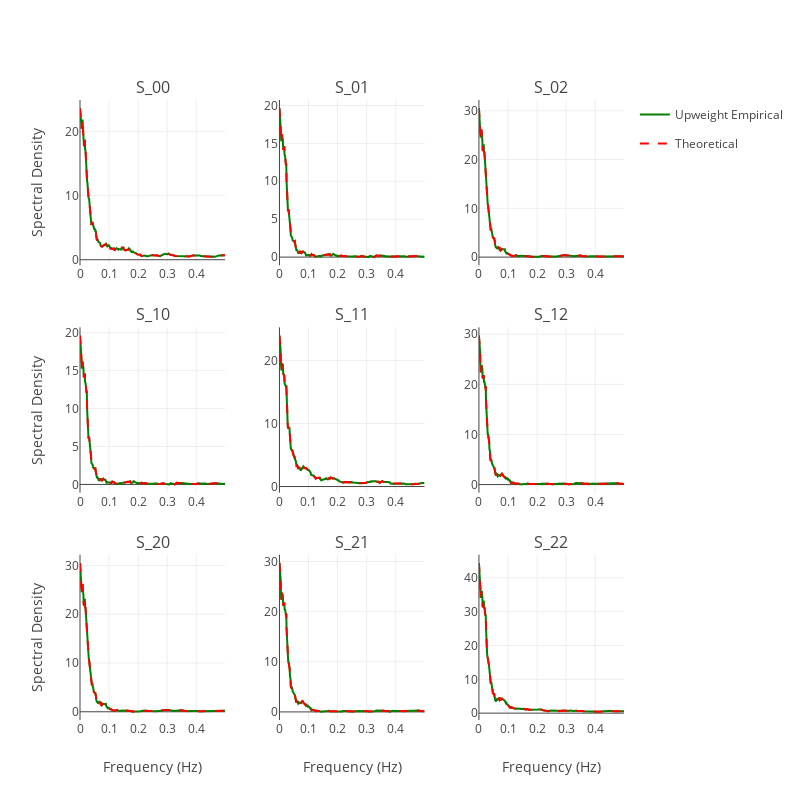

The cell this chart's notebook holds for it:
### Code cell
plot_sdf_with_theoretical(frequencies, [new_T_0], ['Upweight'], T_0, log_scale=False,
                          function=np.abs, different_frequencies=None)

### Figure 1 — Plotly figure (JSON) as saved in the notebook; plotly's stock layout.template omitted (floating-point values rounded to 4 significant figures; data arrays with more than 128 entries replaced by an {"elided": "..."} marker saying what was removed)
{"data": [{"legendgroup": "Upweight Empirical", "line": {"color": "green"}, "mode": "lines", "name": "Upweight Empirical", "showlegend": true, "x": {"elided": "512 float values"}, "y": {"elided": "512 float values"}, "type": "scatter", "xaxis": "x", "yaxis": "y"}, {"legendgroup": "Theoretical", "line": {"color": "red", "dash": "dash"}, "mode": "lines", "name": "Theoretical", "showlegend": true, "x": {"elided": "512 float values"}, "y": {"elided": "512 float values"}, "type": "scatter", "xaxis": "x", "yaxis": "y"}, {"legendgroup": "Upweight Empirical", "line": {"color": "green"}, "mode": "lines", "name": "Upweight Empirical", "showlegend": false, "x": {"elided": "512 float values"}, "y": {"elided": "512 float values"}, "type": "scatter", "xaxis": "x2", "yaxis": "y2"}, {"legendgroup": "Theoretical", "line": {"color": "red", "dash": "dash"}, "mode": "lines", "name": "Theoretical", "showlegend": false, "x": {"elided": "512 float values"}, "y": {"elided": "512 float values"}, "type": "scatter", "xaxis": "x2", "yaxis": "y2"}, {"legendgroup": "Upweight Empirical", "line": {"color": "green"}, "mode": "lines", "name": "Upweight Empirical", "showlegend": false, "x": {"elided": "512 float values"}, "y": {"elided": "512 float values"}, "type": "scatter", "xaxis": "x3", "yaxis": "y3"}, {"legendgroup": "Theoretical", "line": {"color": "red", "dash": "dash"}, "mode": "lines", "name": "Theoretical", "showlegend": false, "x": {"elided": "512 float values"}, "y": {"elided": "512 float values"}, "type": "scatter", "xaxis": "x3", "yaxis": "y3"}, {"legendgroup": "Upweight Empirical", "line": {"color": "green"}, "mode": "lines", "name": "Upweight Empirical", "showlegend": false, "x": {"elided": "512 float values"}, "y": {"elided": "512 float values"}, "type": "scatter", "xaxis": "x4", "yaxis": "y4"}, {"legendgroup": "Theoretical", "line": {"color": "red", "dash": "dash"}, "mode": "lines", "name": "Theoretical", "showlegend": false, "x": {"elided": "512 float values"}, "y": {"elided": "512 float values"}, "type": "scatter", "xaxis": "x4", "yaxis": "y4"}, {"legendgroup": "Upweight Empirical", "line": {"color": "green"}, "mode": "lines", "name": "Upweight Empirical", "showlegend": false, "x": {"elided": "512 float values"}, "y": {"elided": "512 float values"}, "type": "scatter", "xaxis": "x5", "yaxis": "y5"}, {"legendgroup": "Theoretical", "line": {"color": "red", "dash": "dash"}, "mode": "lines", "name": "Theoretical", "showlegend": false, "x": {"elided": "512 float values"}, "y": {"elided": "512 float values"}, "type": "scatter", "xaxis": "x5", "yaxis": "y5"}, {"legendgroup": "Upweight Empirical", "line": {"color": "green"}, "mode": "lines", "name": "Upweight Empirical", "showlegend": false, "x": {"elided": "512 float values"}, "y": {"elided": "512 float values"}, "type": "scatter", "xaxis": "x6", "yaxis": "y6"}, {"legendgroup": "Theoretical", "line": {"color": "red", "dash": "dash"}, "mode": "lines", "name": "Theoretical", "showlegend": false, "x": {"elided": "512 float values"}, "y": {"elided": "512 float values"}, "type": "scatter", "xaxis": "x6", "yaxis": "y6"}, {"legendgroup": "Upweight Empirical", "line": {"color": "green"}, "mode": "lines", "name": "Upweight Empirical", "showlegend": false, "x": {"elided": "512 float values"}, "y": {"elided": "512 float values"}, "type": "scatter", "xaxis": "x7", "yaxis": "y7"}, {"legendgroup": "Theoretical", "line": {"color": "red", "dash": "dash"}, "mode": "lines", "name": "Theoretical", "showlegend": false, "x": {"elided": "512 float values"}, "y": {"elided": "512 float values"}, "type": "scatter", "xaxis": "x7", "yaxis": "y7"}, {"legendgroup": "Upweight Empirical", "line": {"color": "green"}, "mode": "lines", "name": "Upweight Empirical", "showlegend": false, "x": {"elided": "512 float values"}, "y": {"elided": "512 float values"}, "type": "scatter", "xaxis": "x8", "yaxis": "y8"}, {"legendgroup": "Theoretical", "line": {"color": "red", "dash": "dash"}, "mode": "lines", "name": "Theoretical", "showlegend": false, "x": {"elided": "512 float values"}, "y": {"elided": "512 float values"}, "type": "scatter", "xaxis": "x8", "yaxis": "y8"}, {"legendgroup": "Upweight Empirical", "line": {"color": "green"}, "mode": "lines", "name": "Upweight Empirical", "showlegend": false, "x": {"elided": "512 float values"}, "y": {"elided": "512 float values"}, "type": "scatter", "xaxis": "x9", "yaxis": "y9"}, {"legendgroup": "Theoretical", "line": {"color": "red", "dash": "dash"}, "mode": "lines", "name": "Theoretical", "showlegend": false, "x": {"elided": "512 float values"}, "y": {"elided": "512 float values"}, "type": "scatter", "xaxis": "x9", "yaxis": "y9"}], "layout": {"xaxis": {"anchor": "y", "domain": [0.0, 0.2667]}, "yaxis": {"anchor": "x", "domain": [0.7333, 1.0], "title": {"text": "Spectral Density"}}, "xaxis2": {"anchor": "y2", "domain": [0.3667, 0.6333]}, "yaxis2": {"anchor": "x2", "domain": [0.7333, 1.0]}, "xaxis3": {"anchor": "y3", "domain": [0.7333, 1.0]}, "yaxis3": {"anchor": "x3", "domain": [0.7333, 1.0]}, "xaxis4": {"anchor": "y4", "domain": [0.0, 0.2667]}, "yaxis4": {"anchor": "x4", "domain": [0.3667, 0.6333], "title": {"text": "Spectral Density"}}, "xaxis5": {"anchor": "y5", "domain": [0.3667, 0.6333]}, "yaxis5": {"anchor": "x5", "domain": [0.3667, 0.6333]}, "xaxis6": {"anchor": "y6", "domain": [0.7333, 1.0]}, "yaxis6": {"anchor": "x6", "domain": [0.3667, 0.6333]}, "xaxis7": {"anchor": "y7", "domain": [0.0, 0.2667], "title": {"text": "Frequency (Hz)"}}, "yaxis7": {"anchor": "x7", "domain": [0.0, 0.2667], "title": {"text": "Spectral Density"}}, "xaxis8": {"anchor": "y8", "domain": [0.3667, 0.6333], "title": {"text": "Frequency (Hz)"}}, "yaxis8": {"anchor": "x8", "domain": [0.0, 0.2667]}, "xaxis9": {"anchor": "y9", "domain": [0.7333, 1.0], "title": {"text": "Frequency (Hz)"}}, "yaxis9": {"anchor": "x9", "domain": [0.0, 0.2667]}, "annotations": [{"font": {"size": 16}, "showarrow": false, "text": "S_00", "x": 0.1333, "xanchor": "center", "xref": "paper", "y": 1.0, "yanchor": "bottom", "yref": "paper"}, {"font": {"size": 16}, "showarrow": false, "text": "S_01", "x": 0.5, "xanchor": "center", "xref": "paper", "y": 1.0, "yanchor": "bottom", "yref": "paper"}, {"font": {"size": 16}, "showarrow": false, "text": "S_02", "x": 0.8667, "xanchor": "center", "xref": "paper", "y": 1.0, "yanchor": "bottom", "yref": "paper"}, {"font": {"size": 16}, "showarrow": false, "text": "S_10", "x": 0.1333, "xanchor": "center", "xref": "paper", "y": 0.6333, "yanchor": "bottom", "yref": "paper"}, {"font": {"size": 16}, "showarrow": false, "text": "S_11", "x": 0.5, "xanchor": "center", "xref": "paper", "y": 0.6333, "yanchor": "bottom", "yref": "paper"}, {"font": {"size": 16}, "showarrow": false, "text": "S_12", "x": 0.8667, "xanchor": "center", "xref": "paper", "y": 0.6333, "yanchor": "bottom", "yref": "paper"}, {"font": {"size": 16}, "showarrow": false, "text": "S_20", "x": 0.1333, "xanchor": "center", "xref": "paper", "y": 0.2667, "yanchor": "bottom", "yref": "paper"}, {"font": {"size": 16}, "showarrow": false, "text": "S_21", "x": 0.5, "xanchor": "center", "xref": "paper", "y": 0.2667, "yanchor": "bottom", "yref": "paper"}, {"font": {"size": 16}, "showarrow": false, "text": "S_22", "x": 0.8667, "xanchor": "center", "xref": "paper", "y": 0.2667, "yanchor": "bottom", "yref": "paper"}], "showlegend": true, "height": 800, "width": 800}}
